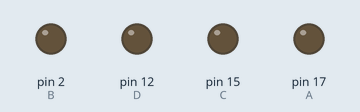
Recording of a sketch running on a simulated Arduino Uno, built with avr-gcc and run on an emulated ATmega328P. On the bench: output pins drawn as LEDs (lit = HIGH).

Above: at 0.5 s.
At 1.7 s:
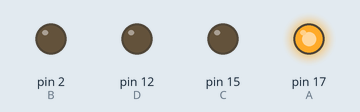
At 3.2 s:
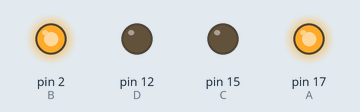
At 4.7 s:
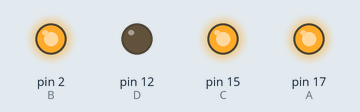
At 5.7 s:
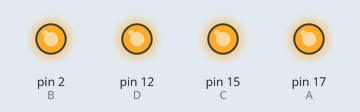
At 6.5 s:
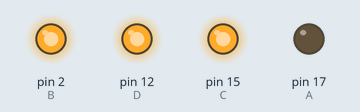
Timing chart, 0 to 7.8 s (numbered marks = the images above):
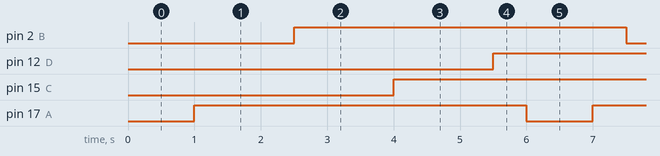

Measured:
- by itself, pin 2 (B), pin 12 (D), pin 15 (C), pin 17 (A): alternates HIGH for 5.0 s and LOW for 1.0 s

The sketch:

lab1.ino
```cpp
int A = 17;
int B = 2;
int C = 15;
int D = 12;
void setup() {
  pinMode(A,OUTPUT);
  pinMode(B,OUTPUT);
  pinMode(C,OUTPUT);
  pinMode(D,OUTPUT);

}

void loop() {
  digitalWrite(A, LOW);
  delay(1000);
  digitalWrite(A, HIGH);
  delay(500);

   digitalWrite(B, LOW);
  delay(1000);
  digitalWrite(B, HIGH);
  delay(500);

   digitalWrite(C, LOW);
  delay(1000);
  digitalWrite(C, HIGH);
  delay(500);

   digitalWrite(D, LOW);
  delay(1000);
  digitalWrite(D, HIGH);
  delay(500);


}
```
